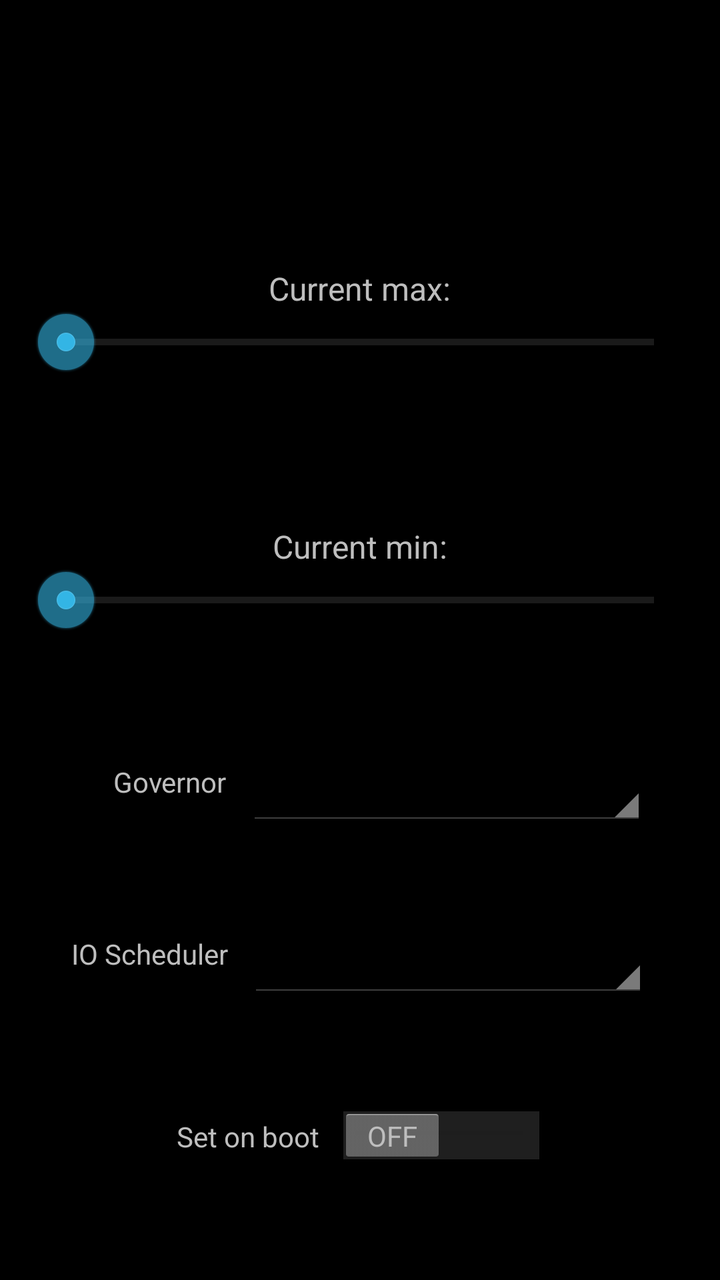
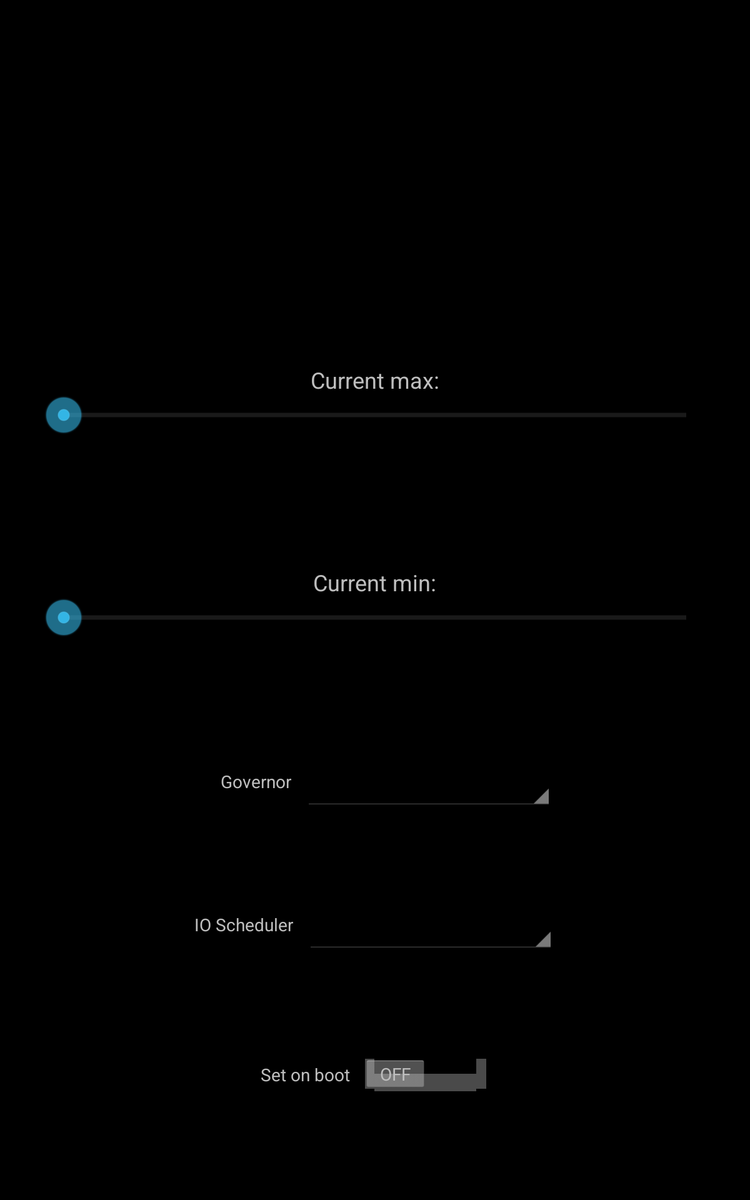

First picture: res/layout/ on a phone held upright. Second picture: the repository's own variant of that layout, on a device whose configuration matches the variant's folder. Source for both follows.
<!-- AndroidManifest.xml: application theme Theme_Dark -->
<!-- res/layout/cpu_settings.xml -->
<?xml version="1.0" encoding="utf-8"?>
<LinearLayout android:gravity="center_horizontal" android:orientation="vertical" android:layout_width="fill_parent" android:layout_height="fill_parent"
  xmlns:android="http://schemas.android.com/apk/res/android">
    <LinearLayout android:gravity="center_horizontal" android:orientation="vertical" android:layout_width="wrap_content" android:layout_height="0.0dip" android:layout_marginTop="20.0dip" android:layout_weight="0.6">
        <TextView android:textSize="45.0sp" android:id="@id/current_speed" android:layout_width="wrap_content" android:layout_height="wrap_content" />
    </LinearLayout>
    <LinearLayout android:gravity="center_horizontal" android:orientation="vertical" android:layout_width="fill_parent" android:layout_height="0.0dip" android:layout_weight="0.75">
        <LinearLayout android:orientation="horizontal" android:layout_width="wrap_content" android:layout_height="wrap_content" android:layout_marginTop="10.0dip">
            <TextView android:textSize="16.0sp" android:id="@id/current_max_label" android:layout_width="wrap_content" android:layout_height="wrap_content" android:text="@string/current_max" />
            <TextView android:textSize="16.0sp" android:id="@id/max_speed_text" android:layout_width="wrap_content" android:layout_height="wrap_content" />
        </LinearLayout>
        <SeekBar android:id="@id/max_slider" android:layout_width="fill_parent" android:layout_height="wrap_content" android:layout_marginLeft="17.0dip" android:layout_marginRight="17.0dip" style="?android:attr/progressBarStyleHorizontal" />
    </LinearLayout>
    <LinearLayout android:gravity="center_horizontal" android:orientation="vertical" android:layout_width="fill_parent" android:layout_height="0.0dip" android:layout_weight="0.75">
        <LinearLayout android:orientation="horizontal" android:layout_width="wrap_content" android:layout_height="wrap_content" android:layout_marginTop="10.0dip">
            <TextView android:textSize="16.0sp" android:id="@id/current_min_label" android:layout_width="wrap_content" android:layout_height="wrap_content" android:text="@string/current_min" />
            <TextView android:textSize="16.0sp" android:id="@id/min_speed_text" android:layout_width="wrap_content" android:layout_height="wrap_content" />
        </LinearLayout>
        <SeekBar android:id="@id/min_slider" android:layout_width="fill_parent" android:layout_height="wrap_content" android:layout_marginLeft="17.0dip" android:layout_marginRight="17.0dip" style="?android:attr/progressBarStyleHorizontal" />
    </LinearLayout>
    <LinearLayout android:orientation="horizontal" android:layout_width="wrap_content" android:layout_height="0.0dip" android:layout_marginLeft="10.0dip" android:layout_weight="0.5">
        <TextView android:textSize="14.0sp" android:id="@id/governor_label" android:layout_width="wrap_content" android:layout_height="wrap_content" android:layout_marginRight="10.0dip" android:text="@string/governor" />
        <Spinner android:id="@id/pref_governor" android:layout_width="200.0dip" android:layout_height="wrap_content" />
    </LinearLayout>
    <LinearLayout android:orientation="horizontal" android:layout_width="wrap_content" android:layout_height="0.0dip" android:layout_weight="0.5">
        <TextView android:textSize="14.0sp" android:id="@id/io_label" android:layout_width="wrap_content" android:layout_height="wrap_content" android:layout_marginRight="10.0dip" android:text="@string/io" />
        <Spinner android:id="@id/pref_io" android:layout_width="200.0dip" android:layout_height="wrap_content" />
    </LinearLayout>
    <LinearLayout android:orientation="horizontal" android:layout_width="wrap_content" android:layout_height="0.0dip" android:layout_weight="0.5">
        <TextView android:textSize="14.0sp" android:id="@id/set_on_boot_label" android:layout_width="wrap_content" android:layout_height="wrap_content" android:layout_marginRight="10.0dip" android:text="@string/sob" />
        <Switch android:id="@id/cpu_sob" android:layout_width="wrap_content" android:layout_height="wrap_content" />
    </LinearLayout>
</LinearLayout>
<!-- resources referenced by this layout -->
<resources>
  <string name="current_max">Current max:</string>
  <string name="current_min">Current min:</string>
  <string name="governor">Governor</string>
  <string name="io">IO Scheduler</string>
  <string name="sob">Set on boot</string>
  <style name="Theme_Dark" parent="@*android:style/Theme.Holo">
          <item name="android:listSeparatorTextViewStyle">@style/pc_pref_cat</item>
          <item name="android:actionBarStyle">@style/action_bar_style</item>
          <item name="android:actionOverflowButtonStyle">@style/menu_overflow</item>
      </style>
  <style name="pc_pref_cat">
          <item name="android:textSize">14.0sp</item>
          <item name="android:textColor">@*android:color/white</item>
          <item name="android:gravity">center_vertical</item>
          <item name="android:background">@color/pc_cat_gray</item>
          <item name="android:padding">2.0dip</item>
          <item name="android:paddingLeft">6.0dip</item>
          <item name="android:layout_width">fill_parent</item>
          <item name="android:layout_height">wrap_content</item>
      </style>
  <style name="action_bar_style" parent="@*android:style/Widget.Holo.ActionBar">
          <item name="android:icon">@drawable/titleimage</item>
          <item name="android:background">@color/pc_gray</item>
          <item name="android:displayOptions">showHome</item>
      </style>
  <style name="menu_overflow" parent="@*android:style/Widget.Holo.ActionButton.Overflow">
          <item name="android:src">@drawable/ic_menu_overflow</item>
      </style>
  <color name="pc_cat_gray">#ff3b3b3b</color>
  <!-- drawable titleimage: png bitmap (drawable-mdpi, 9833 bytes) -->
  <color name="pc_gray">#ff333333</color>
</resources>
<!-- res/layout-sw600dp/cpu_settings.xml (the author's variant of the layout above) -->
<!-- drawn on a 7-inch tablet held upright -->
<?xml version="1.0" encoding="utf-8"?>
<LinearLayout android:gravity="center_horizontal" android:orientation="vertical" android:layout_width="fill_parent" android:layout_height="fill_parent"
  xmlns:android="http://schemas.android.com/apk/res/android">
    <Space android:layout_width="wrap_content" android:layout_height="0.0dip" android:layout_weight="0.3" />
    <LinearLayout android:gravity="center_horizontal" android:orientation="vertical" android:layout_width="wrap_content" android:layout_height="0.0dip" android:layout_marginTop="20.0dip" android:layout_weight="0.8">
        <TextView android:textSize="85.0sp" android:id="@id/current_speed" android:layout_width="wrap_content" android:layout_height="wrap_content" />
    </LinearLayout>
    <LinearLayout android:gravity="center_horizontal" android:orientation="vertical" android:layout_width="fill_parent" android:layout_height="0.0dip" android:layout_weight="0.75">
        <LinearLayout android:orientation="horizontal" android:layout_width="wrap_content" android:layout_height="wrap_content" android:layout_marginTop="20.0dip">
            <TextView android:textSize="18.0sp" android:id="@id/current_max_label" android:layout_width="wrap_content" android:layout_height="wrap_content" android:text="@string/current_max" />
            <TextView android:textSize="18.0sp" android:id="@id/max_speed_text" android:layout_width="wrap_content" android:layout_height="wrap_content" />
        </LinearLayout>
        <SeekBar android:id="@id/max_slider" android:layout_width="fill_parent" android:layout_height="wrap_content" android:layout_marginLeft="35.0dip" android:layout_marginRight="35.0dip" style="?android:attr/progressBarStyleHorizontal" />
    </LinearLayout>
    <LinearLayout android:gravity="center_horizontal" android:orientation="vertical" android:layout_width="fill_parent" android:layout_height="0.0dip" android:layout_weight="0.75">
        <LinearLayout android:orientation="horizontal" android:layout_width="wrap_content" android:layout_height="wrap_content" android:layout_marginTop="10.0dip">
            <TextView android:textSize="18.0sp" android:id="@id/current_min_label" android:layout_width="wrap_content" android:layout_height="wrap_content" android:text="@string/current_min" />
            <TextView android:textSize="18.0sp" android:id="@id/min_speed_text" android:layout_width="wrap_content" android:layout_height="wrap_content" />
        </LinearLayout>
        <SeekBar android:id="@id/min_slider" android:layout_width="fill_parent" android:layout_height="wrap_content" android:layout_marginLeft="35.0dip" android:layout_marginRight="35.0dip" style="?android:attr/progressBarStyleHorizontal" />
    </LinearLayout>
    <LinearLayout android:orientation="horizontal" android:layout_width="wrap_content" android:layout_height="0.0dip" android:layout_marginLeft="10.0dip" android:layout_weight="0.5">
        <TextView android:textSize="14.0sp" android:id="@id/governor_label" android:layout_width="wrap_content" android:layout_height="wrap_content" android:layout_marginRight="10.0dip" android:text="@string/governor" />
        <Spinner android:id="@id/pref_governor" android:layout_width="200.0dip" android:layout_height="wrap_content" />
    </LinearLayout>
    <LinearLayout android:orientation="horizontal" android:layout_width="wrap_content" android:layout_height="0.0dip" android:layout_weight="0.5">
        <TextView android:textSize="14.0sp" android:id="@id/io_label" android:layout_width="wrap_content" android:layout_height="wrap_content" android:layout_marginRight="10.0dip" android:text="@string/io" />
        <Spinner android:id="@id/pref_io" android:layout_width="200.0dip" android:layout_height="wrap_content" />
    </LinearLayout>
    <LinearLayout android:orientation="horizontal" android:layout_width="wrap_content" android:layout_height="0.0dip" android:layout_weight="0.5">
        <TextView android:textSize="14.0sp" android:id="@id/set_on_boot_label" android:layout_width="wrap_content" android:layout_height="wrap_content" android:layout_marginRight="10.0dip" android:text="@string/sob" />
        <Switch android:id="@id/cpu_sob" android:layout_width="wrap_content" android:layout_height="wrap_content" />
    </LinearLayout>
</LinearLayout>
